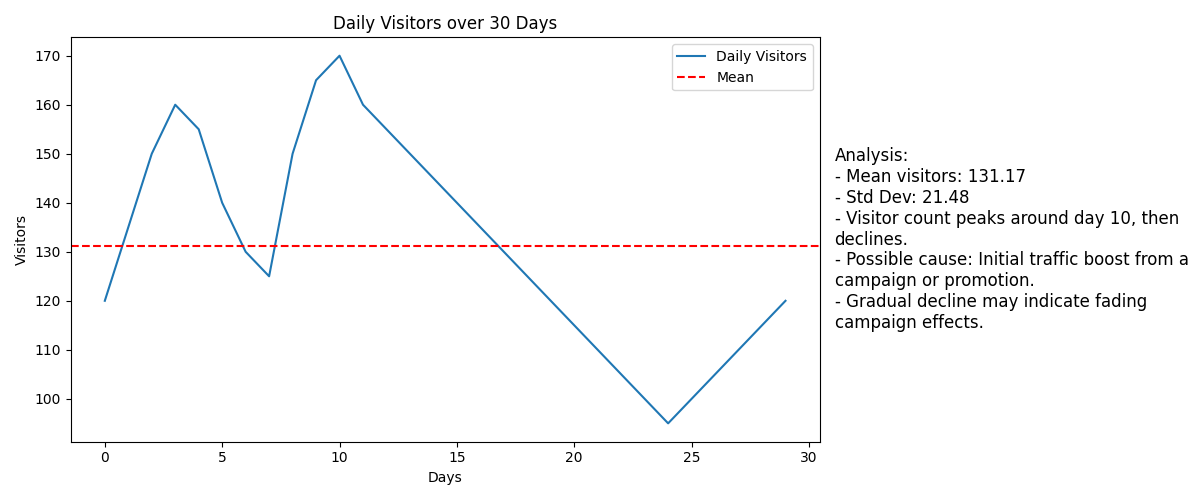

Reproduce this figure in Python.

import statistics
import matplotlib.pyplot as plt


#==============================================================================
# Part 2: Website Traffic Analysis
#==============================================================================


daily_visitors = [120, 135, 150, 160, 155, 140, 130, 125, 150, 165,
                  170, 160, 155, 150, 145, 140, 135, 130, 125, 120,
                  115, 110, 105, 100, 95, 100, 105, 110, 115, 120]

mean = statistics.mean(daily_visitors)
std_deviation = statistics.stdev(daily_visitors)

# Creating the figure with two plot areas
fig, ax = plt.subplots(1, 2, figsize=(12, 5), gridspec_kw={'width_ratios': [3, 1]})

#plot area 1
ax[0].plot(daily_visitors, label='Daily Visitors')
ax[0].axhline(mean, color='r', linestyle='--', label='Mean')
ax[0].set_xlabel('Days')
ax[0].set_ylabel('Visitors')
ax[0].set_title('Daily Visitors over 30 Days')
ax[0].legend()

analysis_text = (
    "Analysis:\n"
    f"- Mean visitors: {mean:.2f}\n"
    f"- Std Dev: {std_deviation:.2f}\n"
    "- Visitor count peaks around day 10, then declines.\n"
    "- Possible cause: Initial traffic boost from a campaign or promotion.\n"
    "- Gradual decline may indicate fading campaign effects."
)

#plot area 2 -  analysis
ax[1].axis('off')
ax[1].text(0, 0.5, analysis_text, va='center', ha='left', fontsize=12, wrap=True)
plt.tight_layout() # keep the teo subplots close to each other
plt.show()
